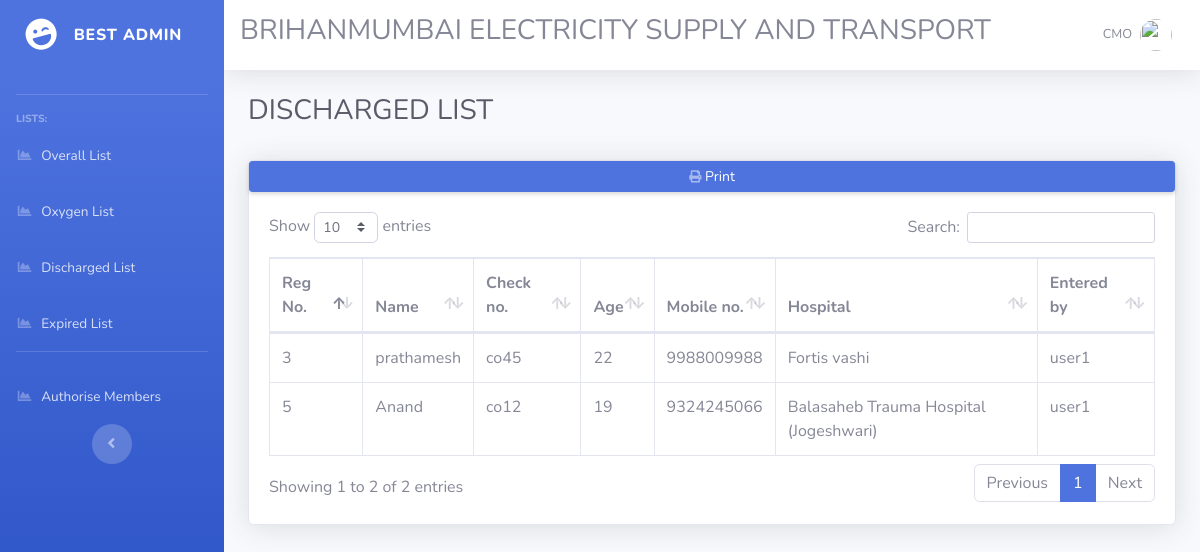
Screenshot of /cmo/Discharged-List.php (signed in) with the database file from the repository.
### tables this page shows
CREATE TABLE `staff_details` (
  `regis_no` int(11) NOT NULL,
  `com_id` varchar(20) NOT NULL,
  `name` varchar(50) DEFAULT NULL,
  `age` int(11) DEFAULT NULL,
  `sex` varchar(10) DEFAULT NULL,
  `cheque_no` varchar(25) DEFAULT NULL,
  `mobile_no` bigint(12) DEFAULT NULL,
  `designation` varchar(30) DEFAULT NULL,
  `department` varchar(30) DEFAULT NULL,
  `depot` varchar(100) DEFAULT NULL,
  `addictions` varchar(100) DEFAULT NULL,
  `address` varchar(100) DEFAULT NULL,
  `comorbidity` varchar(100) DEFAULT NULL,
  `last_working` varchar(20) DEFAULT NULL,
  `travel_history` varchar(50) DEFAULT NULL,
  `exposure` varchar(100) DEFAULT NULL,
  `symptoms` varchar(100) DEFAULT NULL,
  `testing_date` varchar(20) DEFAULT NULL,
  `hospital` varchar(50) DEFAULT NULL,
  `admission_date` varchar(20) DEFAULT NULL,
  `oxygen` varchar(10) DEFAULT NULL,
  `discharge` varchar(10) DEFAULT NULL,
  `dis_date` varchar(10) DEFAULT NULL,
  `dis_no` varchar(20) DEFAULT NULL,
  `family` varchar(100) DEFAULT NULL,
  `followup` varchar(100) DEFAULT NULL
);

### cmo/Discharged-List.php (the view, shortened to what this page needs)
<?php
include('../connect.php');
$query = "SELECT * FROM `staff_details` WHERE `discharge`='discharge' ";
$result = mysqli_query($conn,$query);
?>
<!DOCTYPE html>
<html lang="en">
<head>
  <link href="../vendor/fontawesome-free/css/all.min.css" rel="stylesheet" type="text/css">
  <link href="../css/sb-admin-2.min.css" rel="stylesheet">
  <link href="../vendor/datatables/dataTables.bootstrap4.min.css" rel="stylesheet">
</head>
<body id="page-top">
  <div id="wrapper">
    <ul class="navbar-nav bg-gradient-primary sidebar sidebar-dark accordion" id="accordionSidebar">
      <a class="sidebar-brand d-flex align-items-center justify-content-center" href="cmo-db.php">
        <div class="sidebar-brand-icon rotate-n-15">
          <i class="fas fa-laugh-wink"></i>
        </div>
        <div class="sidebar-brand-text mx-3">BEST Admin</div>
      </a>
<br>
      <hr class="sidebar-divider">
      <div class="sidebar-heading">
        Lists:
      </div>
      <li class="nav-item">
        <a class="nav-link" href="Overall-List.php">
          <i class="fas fa-fw fa-chart-area"></i>
          <span>Overall List</span></a>
      </li>
      <li class="nav-item">
        <a class="nav-link" href="Oxygen-List.php">
          <i class="fas fa-fw fa-chart-area"></i>
          <span>Oxygen List</span></a>
      </li>
      <li class="nav-item">
        <a class="nav-link" href="Discharged-List.php">
          <i class="fas fa-fw fa-chart-area"></i>
          <span>Discharged List</span></a>
      </li>
      <li class="nav-item">
        <a class="nav-link" href="Expired-List.php">
          <i class="fas fa-fw fa-chart-area"></i>
          <span>Expired List</span></a>
      </li>
      <hr class="sidebar-divider d-none d-md-block">
      <li class="nav-item">
        <a class="nav-link" href="auth_members.php">
          <i class="fas fa-fw fa-chart-area"></i>
          <span>Authorise Members</span></a>
      </li>
      <div class="text-center d-none d-md-inline">
        <button class="rounded-circle border-0" id="sidebarToggle"></button>
      </div>
    </ul>
    <div id="content-wrapper" class="d-flex flex-column">
      <div id="content">
        <nav class="navbar navbar-expand navbar-light bg-white topbar mb-4 static-top shadow">
          <h3>BRIHANMUMBAI ELECTRICITY SUPPLY AND TRANSPORT</h3>
          <ul class="navbar-nav ml-auto">
            <li class="nav-item dropdown no-arrow">
              <a class="nav-link dropdown-toggle" href="#" id="userDropdown" role="button" data-toggle="dropdown" aria-haspopup="true" aria-expanded="false">
                <span class="mr-2 d-none d-lg-inline text-gray-600 small">CMO</span>
                <img class="img-profile rounded-circle" src="https://source.unsplash.com/QAB-WJcbgJk/60x60">
              </a>
            </li>
          </ul>
        </nav>
        <div class="container-fluid">
          <h1 class="h3 mb-2 text-gray-800">DISCHARGED LIST</h1>
<br>
          <div class="card shadow mb-4">
          <a href="#" class="d-none d-sm-inline-block btn btn-sm btn-primary shadow-sm"><i class="fas fa-print fa-sm text-white-50"></i> Print</a>
            <div class="card-body">
              <div class="table-responsive">
                <table class="table table-bordered" id="dataTable" width="100%" cellspacing="0">
                  <thead>
                  <tr>
                      <th>Reg No.</th>
                      <th>Name</th>
                      <th>Check no.</th>
                      <th>Age</th>
                      <th>Mobile no.</th>
                      <th>Hospital</th>
                      <th>Entered by</th>
                  </tr>
                  </thead>
                  <tbody>
                <?php while($row = mysqli_fetch_array($result)){?>
                  <tr>
                      <td><?php echo $row['regis_no'];?></td>
                      <td><?php echo $row['name'];?></td>
                      <td><?php echo $row['cheque_no'];?></td>
                      <td><?php echo $row['age'];?></td>
                      <td><?php echo $row['mobile_no'];?></td>
                      <td><?php echo $row['hospital'];?></td>
                      <td><?php echo $row['com_id'];?></td>
                  </tr>
                <?php }?>
                  </tbody>
                </table>
              </div>
            </div>
          </div>
        </div>
      </div>
    </div>
  </div>
</body>
</html>

### rows the page displays
staff_details: regis_no "3", name "prathamesh", cheque_no "co45", age "22", mobile_no "9988009988", hospital "Fortis vashi", com "user1"
staff_details: regis_no "5", name "Anand", cheque_no "co12", age "19", mobile_no "9324245066", hospital "Balasaheb Trauma Hospital (Jogeshwari)", com "user1"
